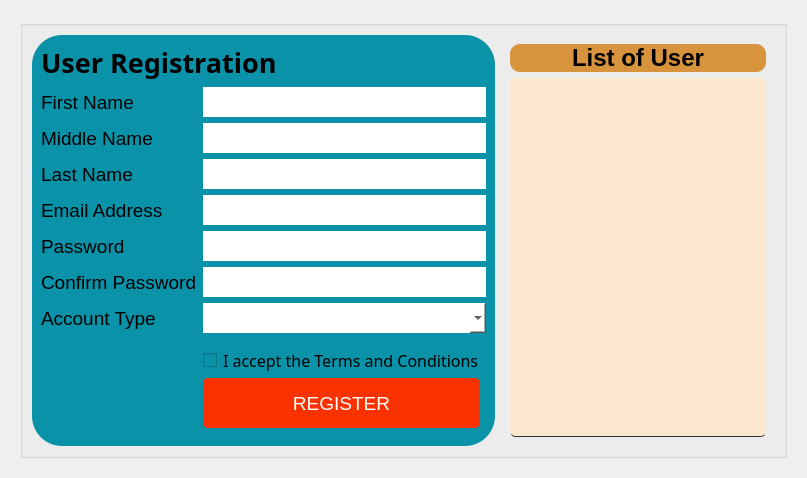
         <widget class="QWidget" name="USER">
          <layout class="QVBoxLayout" name="verticalLayout_28">
           <item>
            <widget class="QWidget" name="widget_16" native="true">
             <layout class="QHBoxLayout" name="horizontalLayout_37">
              <item>
               <widget class="QGroupBox" name="addUserBG">
                <property name="styleSheet">
                 <string notr="true"/>
                </property>
                <property name="title">
                 <string/>
                </property>
                <layout class="QHBoxLayout" name="horizontalLayout_33">
                 <item alignment="Qt::AlignTop">
                  <widget class="QFrame" name="frame_4">
                   <property name="styleSheet">
                    <string notr="true">background-color: #0A92A9;
border-radius: 30px;</string>
                   </property>
                   <property name="frameShape">
                    <enum>QFrame::StyledPanel</enum>
                   </property>
                   <property name="frameShadow">
                    <enum>QFrame::Raised</enum>
                   </property>
                   <layout class="QGridLayout" name="gridLayout_6">
                    <item row="1" column="1" colspan="2">
                     <widget class="QLineEdit" name="firstName_lineEdit">
                      <property name="minimumSize">
                       <size>
                        <width>0</width>
                        <height>30</height>
                       </size>
                      </property>
                      <property name="maximumSize">
                       <size>
                        <width>16777215</width>
                        <height>30</height>
                       </size>
                      </property>
                      <property name="font">
                       <font>
                        <family>Segoe UI</family>
                        <pointsize>12</pointsize>
                       </font>
                      </property>
                      <property name="toolTip">
                       <string>&lt;html&gt;&lt;head/&gt;&lt;body&gt;&lt;p align=&quot;center&quot;&gt;&lt;span style=&quot; font-size:10pt;&quot;&gt;Enter First Name&lt;/span&gt;&lt;/p&gt;&lt;/body&gt;&lt;/html&gt;</string>
                      </property>
                      <property name="styleSheet">
                       <string notr="true">background-color: rgb(255, 255, 255);</string>
                      </property>
                     </widget>
                    </item>
                    <item row="8" column="0" colspan="3">
                     <widget class="Line" name="form_line">
                      <property name="orientation">
                       <enum>Qt::Horizontal</enum>
                      </property>
                     </widget>
                    </item>
                    <item row="5" column="0">
                     <widget class="QLabel" name="password_label">
                      <property name="font">
                       <font>
                        <family>Segoe UI</family>
                        <pointsize>14</pointsize>
                        <bold>false</bold>
                       </font>
                      </property>
                      <property name="text">
                       <string>Password</string>
                      </property>
                     </widget>
                    </item>
                    <item row="3" column="0">
                     <widget class="QLabel" name="emailAddress_label_4">
                      <property name="font">
                       <font>
                        <family>Segoe UI</family>
                        <pointsize>14</pointsize>
                       </font>
                      </property>
                      <property name="text">
                       <string>Last Name</string>
                      </property>
                     </widget>
                    </item>
                    <item row="4" column="1" colspan="2">
                     <widget class="QLineEdit" name="emailAddress_lineEdit">
                      <property name="minimumSize">
                       <size>
                        <width>0</width>
                        <height>30</height>
                       </size>
                      </property>
                      <property name="maximumSize">
                       <size>
                        <width>16777215</width>
                        <height>30</height>
                       </size>
                      </property>
                      <property name="font">
                       <font>
                        <family>Segoe UI</family>
                        <pointsize>12</pointsize>
                       </font>
                      </property>
                      <property name="toolTip">
                       <string>&lt;html&gt;&lt;head/&gt;&lt;body&gt;&lt;p align=&quot;center&quot;&gt;&lt;span style=&quot; font-size:10pt;&quot;&gt;Enter Valid Email Address&lt;/span&gt;&lt;/p&gt;&lt;/body&gt;&lt;/html&gt;</string>
                      </property>
                      <property name="styleSheet">
                       <string notr="true">background-color: rgb(255, 255, 255);</string>
                      </property>
                      <property name="echoMode">
                       <enum>QLineEdit::Normal</enum>
                      </property>
                     </widget>
                    </item>
                    <item row="4" column="0">
                     <widget class="QLabel" name="emailAddress_label">
                      <property name="font">
                       <font>
                        <family>Segoe UI</family>
                        <pointsize>14</pointsize>
                        <bold>false</bold>
                       </font>
                      </property>
                      <property name="text">
                       <string>Email Address</string>
                      </property>
                     </widget>
                    </item>
                    <item row="7" column="1" colspan="2">
                     <widget class="QComboBox" name="accountType_comboBox">
                      <property name="minimumSize">
                       <size>
                        <width>0</width>
                        <height>30</height>
                       </size>
                      </property>
                      <property name="maximumSize">
                       <size>
                        <width>16777215</width>
                        <height>30</height>
                       </size>
                      </property>
                      <property name="font">
                       <font>
                        <family>Segoe UI</family>
                        <pointsize>12</pointsize>
                       </font>
                      </property>
                      <property name="toolTip">
                       <string>&lt;html&gt;&lt;head/&gt;&lt;body&gt;&lt;p align=&quot;center&quot;&gt;&lt;span style=&quot; font-size:10pt;&quot;&gt;Select Suitable Account Type&lt;/span&gt;&lt;/p&gt;&lt;/body&gt;&lt;/html&gt;</string>
                      </property>
                      <property name="styleSheet">
                       <string notr="true">background-color: rgb(255, 255, 255);</string>
                      </property>
                     </widget>
                    </item>
                    <item row="9" column="1">
                     <widget class="QCheckBox" name="termsAndConditions_checkBox">
                      <property name="font">
                       <font>
                        <family>Microsoft Tai Le</family>
                        <pointsize>12</pointsize>
                       </font>
                      </property>
                      <property name="toolTip">
                       <string>&lt;html&gt;&lt;head/&gt;&lt;body&gt;&lt;p align=&quot;center&quot;&gt;&lt;span style=&quot; font-size:10pt;&quot;&gt;Review Terms and Conditions before Agreeing&lt;/span&gt;&lt;/p&gt;&lt;/body&gt;&lt;/html&gt;</string>
                      </property>
                      <property name="text">
                       <string>I accept the Terms and Conditions</string>
                      </property>
                     </widget>
                    </item>
                    <item row="6" column="1" colspan="2">
                     <widget class="QLineEdit" name="confirmPassword_lineEdit">
                      <property name="minimumSize">
                       <size>
                        <width>0</width>
                        <height>30</height>
                       </size>
                      </property>
                      <property name="maximumSize">
                       <size>
                        <width>16777215</width>
                        <height>30</height>
                       </size>
                      </property>
                      <property name="font">
                       <font>
                        <family>Segoe UI</family>
                        <pointsize>12</pointsize>
                       </font>
                      </property>
                      <property name="toolTip">
                       <string>&lt;html&gt;&lt;head/&gt;&lt;body&gt;&lt;p align=&quot;center&quot;&gt;&lt;span style=&quot; font-size:10pt;&quot;&gt;Enter Suitable Password&lt;/span&gt;&lt;/p&gt;&lt;p align=&quot;center&quot;&gt;&lt;span style=&quot; font-size:10pt; font-weight:600; color:#000000;&quot;&gt;Password Guidelines:&lt;/span&gt;&lt;/p&gt;&lt;p align=&quot;center&quot;&gt;&lt;span style=&quot; font-family:'Courier New'; font-size:10pt; color:#000000;&quot;&gt;Minimum of seven(7)characters&lt;/span&gt;&lt;/p&gt;&lt;p align=&quot;center&quot;&gt;&lt;span style=&quot; font-family:'Courier New'; font-size:10pt; color:#000000;&quot;&gt;Maximum of twenty(20)characters&lt;/span&gt;&lt;/p&gt;&lt;p align=&quot;center&quot;&gt;&lt;span style=&quot; font-family:'Courier New'; font-size:10pt; color:#000000;&quot;&gt;At least one uppercase letter&lt;/span&gt;&lt;/p&gt;&lt;p align=&quot;center&quot;&gt;&lt;span style=&quot; font-family:'Courier New'; font-size:10pt; color:#000000;&quot;&gt;At least one lowercase letter&lt;/span&gt;&lt;/p&gt;&lt;p align=&quot;center&quot;&gt;&lt;span style=&quot; font-family:'Courier New'; font-size:10pt; color:#000000;&quot;&gt;At least one numeric character&lt;/span&gt;&lt;/p&gt;&lt;/body&gt;&lt;/html&gt;</string>
                      </property>
                      <property name="styleSheet">
                       <string notr="true">background-color: rgb(255, 255, 255);</string>
                      </property>
                      <property name="echoMode">
                       <enum>QLineEdit::Password</enum>
                      </property>
                     </widget>
                    </item>
                    <item row="0" column="0" colspan="2" alignment="Qt::AlignTop">
                     <widget class="QLabel" name="label_43">
                      <property name="font">
                       <font>
                        <family>Malgun Gothic</family>
                        <pointsize>20</pointsize>
                        <bold>true</bold>
                       </font>
                      </property>
                      <property name="text">
                       <string>User Registration</string>
                      </property>
                     </widget>
                    </item>
                    <item row="5" column="1" colspan="2">
                     <widget class="QLineEdit" name="password_lineEdit">
                      <property name="minimumSize">
                       <size>
                        <width>0</width>
                        <height>30</height>
                       </size>
                      </property>
                      <property name="maximumSize">
                       <size>
                        <width>16777215</width>
                        <height>30</height>
                       </size>
                      </property>
                      <property name="font">
                       <font>
                        <family>Segoe UI</family>
                        <pointsize>12</pointsize>
                       </font>
                      </property>
                      <property name="toolTip">
                       <string>&lt;html&gt;&lt;head/&gt;&lt;body&gt;&lt;p align=&quot;center&quot;&gt;&lt;span style=&quot; font-size:10pt;&quot;&gt;Enter Suitable Password&lt;/span&gt;&lt;/p&gt;&lt;p align=&quot;center&quot;&gt;&lt;span style=&quot; font-size:10pt; font-weight:600; color:#000000;&quot;&gt;Password Guidelines:&lt;/span&gt;&lt;/p&gt;&lt;p align=&quot;center&quot;&gt;&lt;span style=&quot; font-family:'Courier New'; font-size:10pt; color:#000000;&quot;&gt;Minimum of seven(7)characters&lt;/span&gt;&lt;/p&gt;&lt;p align=&quot;center&quot;&gt;&lt;span style=&quot; font-family:'Courier New'; font-size:10pt; color:#000000;&quot;&gt;Maximum of twenty(20)characters&lt;/span&gt;&lt;/p&gt;&lt;p align=&quot;center&quot;&gt;&lt;span style=&quot; font-family:'Courier New'; font-size:10pt; color:#000000;&quot;&gt;At least one uppercase letter&lt;/span&gt;&lt;/p&gt;&lt;p align=&quot;center&quot;&gt;&lt;span style=&quot; font-family:'Courier New'; font-size:10pt; color:#000000;&quot;&gt;At least one lowercase letter&lt;/span&gt;&lt;/p&gt;&lt;p align=&quot;center&quot;&gt;&lt;span style=&quot; font-family:'Courier New'; font-size:10pt; color:#000000;&quot;&gt;At least one numeric character&lt;/span&gt;&lt;/p&gt;&lt;/body&gt;&lt;/html&gt;</string>
                      </property>
                      <property name="styleSheet">
                       <string notr="true">background-color: rgb(255, 255, 255);</string>
                      </property>
                      <property name="echoMode">
                       <enum>QLineEdit::Password</enum>
                      </property>
                     </widget>
                    </item>
                    <item row="6" column="0">
                     <widget class="QLabel" name="confirmPassword_label">
                      <property name="font">
                       <font>
                        <family>Segoe UI</family>
                        <pointsize>14</pointsize>
                        <bold>false</bold>
                       </font>
                      </property>
                      <property name="text">
                       <string>Confirm Password</string>
                      </property>
                     </widget>
                    </item>
                    <item row="1" column="0">
                     <widget class="QLabel" name="emailAddress_label_2">
                      <property name="font">
                       <font>
                        <family>Segoe UI</family>
                        <pointsize>14</pointsize>
                       </font>
                      </property>
                      <property name="text">
                       <string>First Name</string>
                      </property>
                     </widget>
                    </item>
                    <item row="2" column="0">
                     <widget class="QLabel" name="emailAddress_label_3">
                      <property name="font">
                       <font>
                        <family>Segoe UI</family>
                        <pointsize>14</pointsize>
                       </font>
                      </property>
                      <property name="text">
                       <string>Middle Name</string>
                      </property>
                     </widget>
                    </item>
                    <item row="3" column="1" colspan="2">
                     <widget class="QLineEdit" name="lastName_lineEdit">
                      <property name="minimumSize">
                       <size>
                        <width>0</width>
                        <height>30</height>
                       </size>
                      </property>
                      <property name="maximumSize">
                       <size>
                        <width>16777215</width>
                        <height>30</height>
                       </size>
                      </property>
                      <property name="font">
                       <font>
                        <family>Segoe UI</family>
                        <pointsize>12</pointsize>
                       </font>
                      </property>
                      <property name="toolTip">
                       <string>&lt;html&gt;&lt;head/&gt;&lt;body&gt;&lt;p align=&quot;center&quot;&gt;&lt;span style=&quot; font-size:10pt;&quot;&gt;Enter Last Name&lt;/span&gt;&lt;/p&gt;&lt;/body&gt;&lt;/html&gt;</string>
                      </property>
                      <property name="styleSheet">
                       <string notr="true">background-color: rgb(255, 255, 255);</string>
                      </property>
                      <property name="echoMode">
                       <enum>QLineEdit::Normal</enum>
                      </property>
                     </widget>
                    </item>
                    <item row="2" column="1" colspan="2">
                     <widget class="QLineEdit" name="middleName_lineEdit">
                      <property name="minimumSize">
                       <size>
                        <width>0</width>
                        <height>30</height>
                       </size>
                      </property>
                      <property name="maximumSize">
                       <size>
                        <width>16777215</width>
                        <height>30</height>
                       </size>
                      </property>
                      <property name="font">
                       <font>
                        <family>Segoe UI</family>
                        <pointsize>12</pointsize>
                       </font>
                      </property>
                      <property name="toolTip">
                       <string>&lt;html&gt;&lt;head/&gt;&lt;body&gt;&lt;p align=&quot;center&quot;&gt;&lt;span style=&quot; font-size:10pt;&quot;&gt;Enter Middle Name&lt;/span&gt;&lt;/p&gt;&lt;/body&gt;&lt;/html&gt;</string>
                      </property>
                      <property name="styleSheet">
                       <string notr="true">background-color: rgb(255, 255, 255);</string>
                      </property>
                      <property name="echoMode">
                       <enum>QLineEdit::Normal</enum>
                      </property>
                     </widget>
                    </item>
                    <item row="7" column="0">
                     <widget class="QLabel" name="accountType_label">
                      <property name="font">
                       <font>
                        <family>Segoe UI</family>
                        <pointsize>14</pointsize>
                        <bold>false</bold>
                       </font>
                      </property>
                      <property name="text">
                       <string>Account Type</string>
                      </property>
                     </widget>
                    </item>
                    <item row="11" column="0" colspan="3">
                     <widget class="Line" name="form_line_2">
                      <property name="orientation">
                       <enum>Qt::Horizontal</enum>
                      </property>
                     </widget>
                    </item>
                    <item row="10" column="1">
                     <widget class="QPushButton" name="register_pushButton">
                      <property name="minimumSize">
                       <size>
                        <width>0</width>
                        <height>50</height>
                       </size>
                      </property>
                      <property name="maximumSize">
                       <size>
                        <width>16777215</width>
                        <height>50</height>
                       </size>
                      </property>
                      <property name="font">
                       <font>
                        <family>MS Shell Dlg 2</family>
                        <pointsize>14</pointsize>
                        <bold>false</bold>
                       </font>
                      </property>
                      <property name="styleSheet">
                       <string notr="true">color:white;
background-color: rgb(250, 50, 0);
border-radius: 5px;</string>
                      </property>
                      <property name="text">
                       <string>REGISTER</string>
                      </property>
                     </widget>
                    </item>
                   </layout>
                  </widget>
                 </item>
                 <item>
                  <widget class="QWidget" name="widget_18" native="true">
                   <layout class="QVBoxLayout" name="verticalLayout_31">
                    <item>
                     <widget class="QLabel" name="label_18">
                      <property name="font">
                       <font>
                        <pointsize>18</pointsize>
                        <bold>true</bold>
                       </font>
                      </property>
                      <property name="styleSheet">
                       <string notr="true">background-color: #D7943D;
border-radius: 10px;</string>
                      </property>
                      <property name="text">
                       <string>List of User</string>
                      </property>
                      <property name="alignment">
                       <set>Qt::AlignCenter</set>
                      </property>
                     </widget>
                    </item>
                    <item>
                     <widget class="QTableWidget" name="user_tableWidget">
                      <property name="sizePolicy">
                       <sizepolicy hsizetype="Expanding" vsizetype="Expanding">
                        <horstretch>0</horstretch>
                        <verstretch>0</verstretch>
                       </sizepolicy>
                      </property>
                      <property name="palette">
                       <palette>
                        <active>
                         <colorrole role="WindowText">
                          <brush brushstyle="SolidPattern">
                           <color alpha="255">
                            <red>0</red>
                            <green>0</green>
                            <blue>0</blue>
                           </color>
                          </brush>
                         </colorrole>
                         <colorrole role="Button">
                          <brush brushstyle="SolidPattern">
                           <color alpha="255">
                            <red>251</red>
                            <green>230</green>
                            <blue>207</blue>
                           </color>
                          </brush>
                         </colorrole>
                         <colorrole role="Text">
                          <brush brushstyle="SolidPattern">
                           <color alpha="255">
                            <red>0</red>
                            <green>0</green>
                            <blue>0</blue>
                           </color>
                          </brush>
                         </colorrole>
                         <colorrole role="ButtonText">
                          <brush brushstyle="SolidPattern">
                           <color alpha="255">
                            <red>0</red>
                            <green>0</green>
                            <blue>0</blue>
                           </color>
                          </brush>
                         </colorrole>
                         <colorrole role="Base">
                          <brush brushstyle="SolidPattern">
                           <color alpha="255">
                            <red>251</red>
                            <green>230</green>
                            <blue>207</blue>
                           </color>
                          </brush>
                         </colorrole>
                         <colorrole role="Window">
                          <brush brushstyle="SolidPattern">
                           <color alpha="255">
                            <red>251</red>
                            <green>230</green>
                            <blue>207</blue>
                           </color>
                          </brush>
                         </colorrole>
                         <colorrole role="PlaceholderText">
                          <brush brushstyle="SolidPattern">
                           <color alpha="255">
                            <red>0</red>
                            <green>0</green>
                            <blue>0</blue>
                           </color>
                          </brush>
                         </colorrole>
                        </active>
                        <inactive>
                         <colorrole role="WindowText">
                          <brush brushstyle="SolidPattern">
                           <color alpha="255">
                            <red>0</red>
                            <green>0</green>
                            <blue>0</blue>
                           </color>
                          </brush>
                         </colorrole>
                         <colorrole role="Button">
                          <brush brushstyle="SolidPattern">
                           <color alpha="255">
                            <red>251</red>
                            <green>230</green>
                            <blue>207</blue>
                           </color>
                          </brush>
                         </colorrole>
                         <colorrole role="Text">
                          <brush brushstyle="SolidPattern">
                           <color alpha="255">
                            <red>0</red>
                            <green>0</green>
                            <blue>0</blue>
                           </color>
                          </brush>
                         </colorrole>
                         <colorrole role="ButtonText">
                          <brush brushstyle="SolidPattern">
                           <color alpha="255">
                            <red>0</red>
                            <green>0</green>
                            <blue>0</blue>
                           </color>
                          </brush>
                         </colorrole>
                         <colorrole role="Base">
                          <brush brushstyle="SolidPattern">
                           <color alpha="255">
                            <red>251</red>
                            <green>230</green>
                            <blue>207</blue>
                           </color>
                          </brush>
                         </colorrole>
                         <colorrole role="Window">
                          <brush brushstyle="SolidPattern">
                           <color alpha="255">
                            <red>251</red>
                            <green>230</green>
                            <blue>207</blue>
                           </color>
                          </brush>
                         </colorrole>
                         <colorrole role="PlaceholderText">
                          <brush brushstyle="SolidPattern">
                           <color alpha="255">
                            <red>0</red>
                            <green>0</green>
                            <blue>0</blue>
                           </color>
                          </brush>
                         </colorrole>
                        </inactive>
                        <disabled>
                         <colorrole role="WindowText">
                          <brush brushstyle="SolidPattern">
                           <color alpha="255">
                            <red>0</red>
                            <green>0</green>
                            <blue>0</blue>
                           </color>
                          </brush>
                         </colorrole>
                         <colorrole role="Button">
                          <brush brushstyle="SolidPattern">
                           <color alpha="255">
                            <red>251</red>
                            <green>230</green>
                            <blue>207</blue>
                           </color>
                          </brush>
                         </colorrole>
                         <colorrole role="Text">
                          <brush brushstyle="SolidPattern">
                           <color alpha="255">
                            <red>0</red>
                            <green>0</green>
                            <blue>0</blue>
                           </color>
                          </brush>
                         </colorrole>
                         <colorrole role="ButtonText">
                          <brush brushstyle="SolidPattern">
                           <color alpha="255">
                            <red>0</red>
                            <green>0</green>
                            <blue>0</blue>
                           </color>
                          </brush>
                         </colorrole>
                         <colorrole role="Base">
                          <brush brushstyle="SolidPattern">
                           <color alpha="255">
                            <red>251</red>
                            <green>230</green>
                            <blue>207</blue>
                           </color>
                          </brush>
                         </colorrole>
                         <colorrole role="Window">
                          <brush brushstyle="SolidPattern">
                           <color alpha="255">
                            <red>251</red>
                            <green>230</green>
                            <blue>207</blue>
                           </color>
                          </brush>
                         </colorrole>
                         <colorrole role="PlaceholderText">
                          <brush brushstyle="SolidPattern">
                           <color alpha="255">
                            <red>0</red>
                            <green>0</green>
                            <blue>0</blue>
                           </color>
                          </brush>
                         </colorrole>
                        </disabled>
                       </palette>
                      </property>
                      <property name="font">
                       <font>
                        <pointsize>15</pointsize>
                        <bold>true</bold>
                       </font>
                      </property>
                      <property name="styleSheet">
                       <string notr="true">QTableWidget {	
	padding: 10px;
	border-radius: 5px;
	gridline-color: rgb(44, 49, 60);
	border-bottom: 1px solid rgb(44, 49, 60);
    background-color: #FBE6CF;
}
QTableWidget::item{
	border-color: rgb(44, 49, 60);
	padding-left: 5px;
	padding-right: 5px;
	gridline-color: rgb(44, 49, 60);
}
QTableWidget::item:selected{
	background-color: #0A92A9;
}
QScrollBar:horizontal {
    border: none;
    background: rgb(52, 59, 72);
    height: 14px;
    margin: 0px 21px 0 21px;
	border-radius: 0px;
}
 QScrollBar:vertical {
	border: none;
	background-color: #0A92A9;
    width: 14px;
    margin: 21px 0 21px 0;
	border-radius: 0px;
 }
QHeaderView::section{
	background-color: #0A92A9;
	max-width: 30px;
	border: 1px solid rgb(44, 49, 60);
	border-style: none;
    border-bottom: 1px solid rgb(44, 49, 60);
    border-right: 1px solid rgb(44, 49, 60);
}
QTableWidget::horizontalHeader {	
	background-color: #0A92A9;
}
QHeaderView::section:horizontal
{
    border: 1px solid rgb(32, 34, 42);
	background-color: #0A92A9;
	padding: 3px;
	border-top-left-radius: 7px;
    border-top-right-radius: 7px;
}
QHeaderView::section:vertical
{
	background-color: #0A92A9;
}
</string>
                      </property>
                      <property name="frameShape">
                       <enum>QFrame::NoFrame</enum>
                      </property>
                      <property name="verticalScrollBarPolicy">
                       <enum>Qt::ScrollBarAsNeeded</enum>
                      </property>
                      <property name="autoScroll">
                       <bool>true</bool>
                      </property>
                      <property name="autoScrollMargin">
                       <number>20</number>
                      </property>
                      <property name="editTriggers">
                       <set>QAbstractItemView::NoEditTriggers</set>
                      </property>
                      <property name="tabKeyNavigation">
                       <bool>true</bool>
                      </property>
                      <property name="showDropIndicator" stdset="0">
                       <bool>true</bool>
                      </property>
                      <property name="alternatingRowColors">
                       <bool>false</bool>
                      </property>
                      <property name="selectionMode">
                       <enum>QAbstractItemView::SingleSelection</enum>
                      </property>
                      <property name="selectionBehavior">
                       <enum>QAbstractItemView::SelectRows</enum>
                      </property>
                      <property name="showGrid">
                       <bool>true</bool>
                      </property>
                      <property name="gridStyle">
                       <enum>Qt::SolidLine</enum>
                      </property>
                      <property name="sortingEnabled">
                       <bool>false</bool>
                      </property>
                     </widget>
                    </item>
                   </layout>
                  </widget>
                 </item>
                </layout>
               </widget>
              </item>
             </layout>
            </widget>
           </item>
          </layout>
         </widget>
